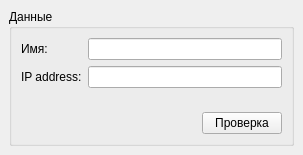
<?xml version="1.0" encoding="UTF-8"?>
<ui version="4.0">
 <class>MainWindow</class>
 <widget class="QMainWindow" name="MainWindow">
  <property name="geometry">
   <rect>
    <x>0</x>
    <y>0</y>
    <width>303</width>
    <height>155</height>
   </rect>
  </property>
  <property name="windowTitle">
   <string>MainWindow</string>
  </property>
  <widget class="QWidget" name="centralwidget">
   <layout class="QGridLayout" name="gridLayout_3">
    <item row="0" column="0">
     <widget class="QGroupBox" name="groupBox">
      <property name="title">
       <string>Данные</string>
      </property>
      <layout class="QGridLayout" name="gridLayout_2">
       <item row="0" column="0">
        <layout class="QGridLayout" name="gridLayout">
         <item row="0" column="0">
          <widget class="QLabel" name="label">
           <property name="text">
            <string>Имя:</string>
           </property>
          </widget>
         </item>
         <item row="0" column="1">
          <widget class="QLineEdit" name="nameLineEdit"/>
         </item>
         <item row="1" column="0">
          <widget class="QLabel" name="label_3">
           <property name="text">
            <string>IP address:</string>
           </property>
          </widget>
         </item>
         <item row="1" column="1">
          <widget class="QLineEdit" name="ipAddressLineEdit"/>
         </item>
        </layout>
       </item>
       <item row="1" column="0">
        <spacer name="verticalSpacer">
         <property name="orientation">
          <enum>Qt::Vertical</enum>
         </property>
         <property name="sizeHint" stdset="0">
          <size>
           <width>20</width>
           <height>0</height>
          </size>
         </property>
        </spacer>
       </item>
       <item row="2" column="0">
        <layout class="QHBoxLayout" name="horizontalLayout">
         <item>
          <spacer name="horizontalSpacer">
           <property name="orientation">
            <enum>Qt::Horizontal</enum>
           </property>
           <property name="sizeHint" stdset="0">
            <size>
             <width>40</width>
             <height>20</height>
            </size>
           </property>
          </spacer>
         </item>
         <item>
          <widget class="QPushButton" name="pushButton">
           <property name="text">
            <string>Проверка</string>
           </property>
          </widget>
         </item>
        </layout>
       </item>
      </layout>
     </widget>
    </item>
   </layout>
  </widget>
 </widget>
 <resources/>
 <connections/>
</ui>
